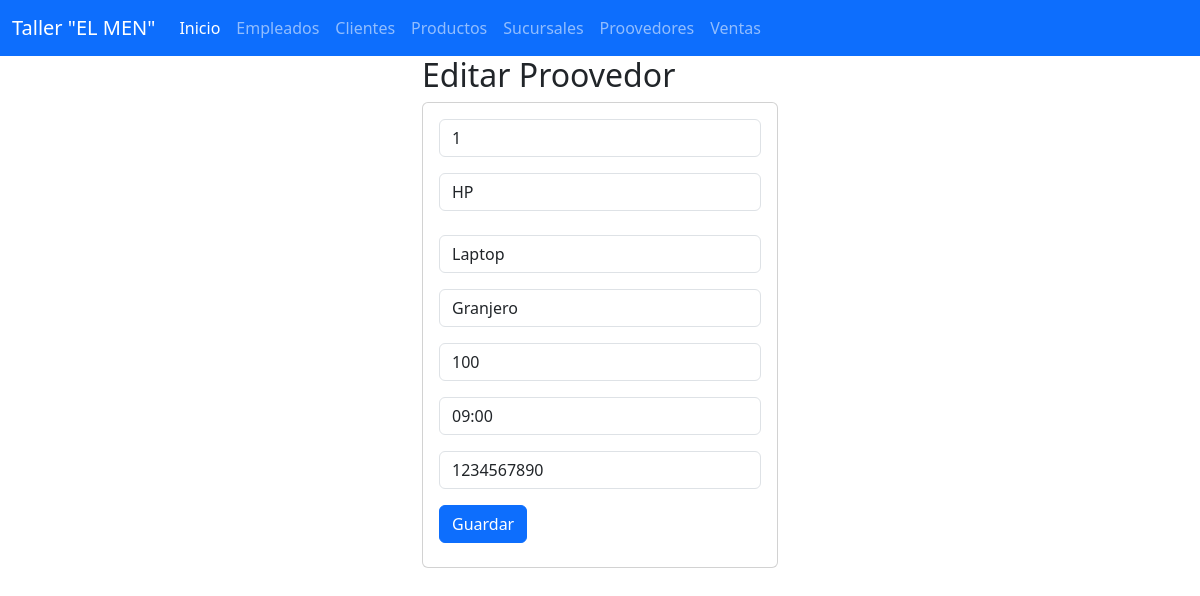
Page /seleccionarProovedor/1 on the committed database.
### Proovedores_app/models.py (models this page shows, shortened)
class Proovedor(models.Model):
    Id_Proovedor = models.CharField(max_length=10,primary_key=True)
    nombre = models.CharField(max_length=100)
    tipo_producto = models.CharField(max_length=100)
    ubicacion = models.CharField(max_length=100)
    cant_producto = models.IntegerField()
    horarios = models.TimeField()
    telefono = models.IntegerField()
    class Meta:
        db_table =  "Proovedores"
        verbose_name = "Proovedor"
        verbose_name_plural = "Proovedores"

### Proovedores_app/views.py (the view)
# urls.py: path("seleccionarProovedor/<Id_Proovedor>",views.seleccionarProovedor,name="seleccionarProovedor"),
def seleccionarProovedor(request,Id_Proovedor):
    proovedor=Proovedor.objects.get(Id_Proovedor=Id_Proovedor)
    return render(request,"editarProovedores.html",{"misproovedores":proovedor})

### Proovedores_app/templates/editarProovedores.html
{% extends "base.html" %}
{% block cuerpo %}
<div class="row">
    <div class="col-md-4 offset-md-4">
        <h2>Editar Proovedor</h2>
        <div class="card">
            <div class="card-body">
                <form action="/editarProovedor/" method="POST"> {% csrf_token %}
                    <div class="form-group">
                        <input type="text" id="txtid" name="txtid" class="form-control"
                        value="{{misproovedores.Id_Proovedor}}" minlength="1" maxlength="6" readonly required>
                    </div>
                    <div class="form-group py-3">
                        <input type="text" id="txtnombre" name="txtnombre" class="form-control"
                        value="{{misproovedores.nombre}}" maxlength="100" required>
                    </div>
                    <div class="form-group py-2">
                        <input type="text" id="txttipoproducto" name="txttipoproducto" class="form-control"
                        min="1" max="9" value="{{misproovedores.tipo_producto}}" required>
                    </div>
                    <div class="form-group py-2">
                        <input type="text" id="txtubicacion" name="txtubicacion" class="form-control"
                        min="1" max="9" value="{{misproovedores.ubicacion}}" required>
                    </div>
                    <div class="form-group py-2">
                        <input type="text" id="txtcant_producto" name="txtcant_producto" class="form-control"
                        min="1" max="9" value="{{misproovedores.cant_producto}}" required>
                    </div>
                    <div class="form-group py-2">
                        <input type="text" id="txthorarios" name="txthorarios" class="form-control"
                        min="1" max="9" value="{{misproovedores.horarios}}" required>
                    </div>
                    <div class="form-group py-2">
                        <input type="text" id="txttelefono" name="txttelefono" class="form-control"
                        min="1" max="9" value="{{misproovedores.telefono}}" required>
                    </div>
                    <div class="form-group py-2">
                        <button type="submit" class="btn btn-primary">Guardar</button>
                    </div>
                </form>
            </div>
        </div>
    </div>
</div>
{% endblock %}

### rows in the picture
Proovedor: txtid "1", txtnombre "HP", txttipoproducto "Laptop", txtubicacion "Granjero", txtcant_producto "100", txthorarios "09:00", txttelefono "1234567890"
